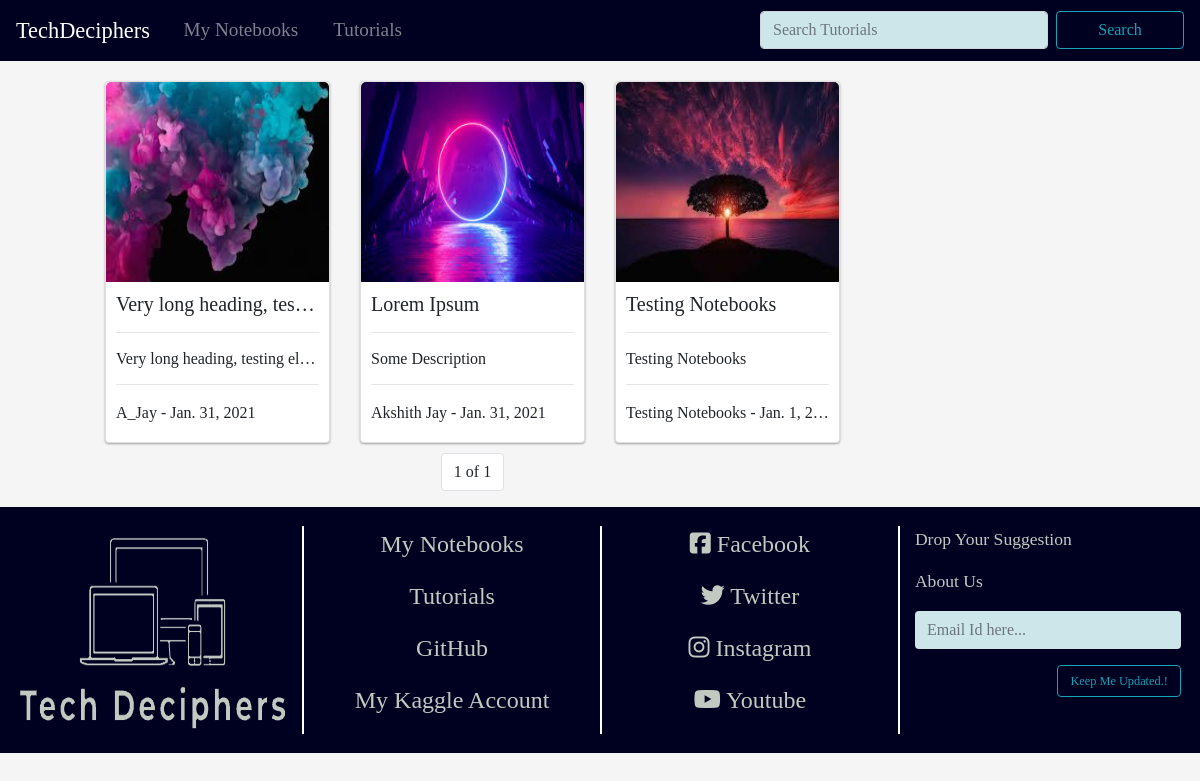
Page /my_notebooks/ on the earlier database version.
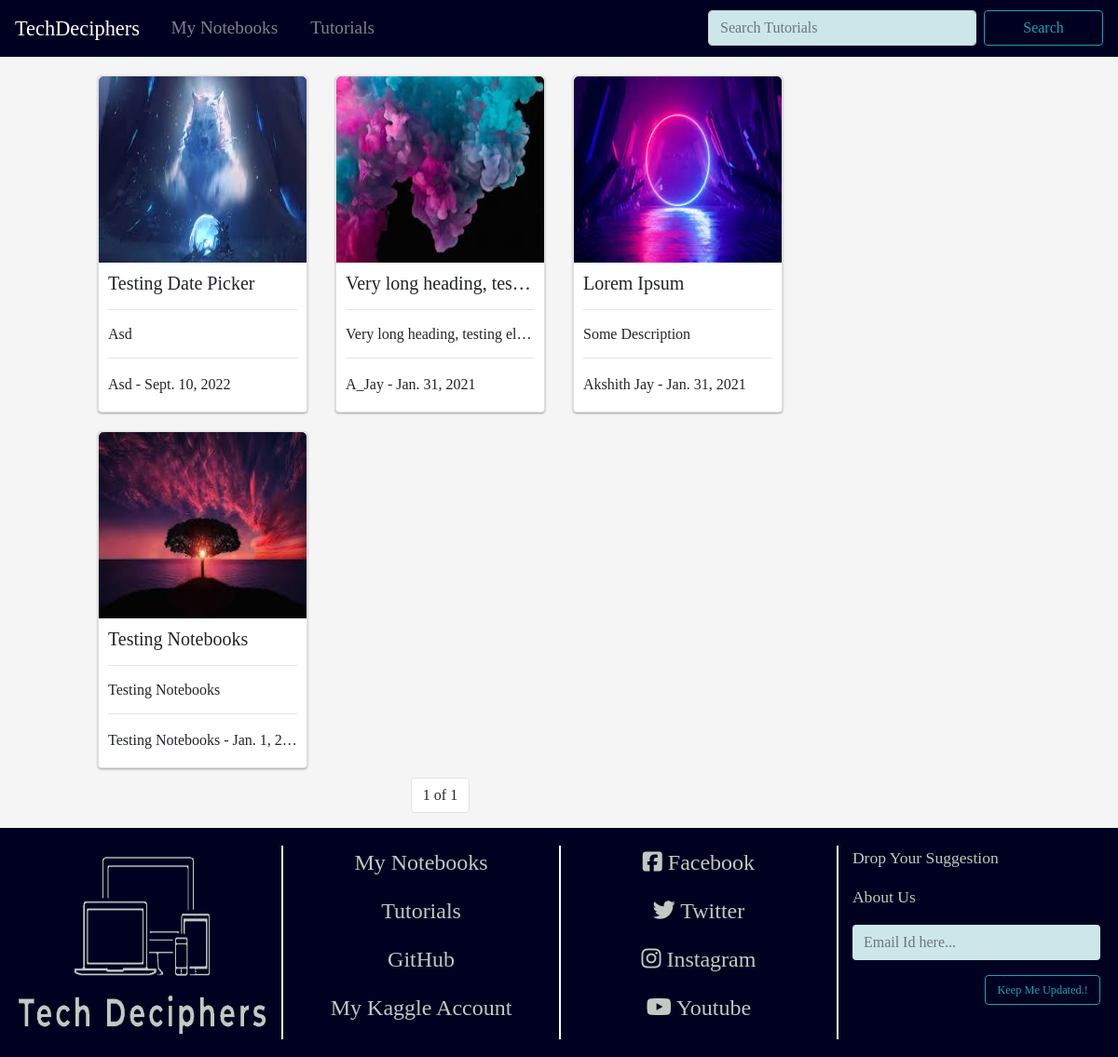
Same page on the later database version.
### Notebooks/models.py (models this page shows, shortened)
class Notebook(models.Model):
    notebook_id = models.AutoField(primary_key=True)
    notebook_image = models.ImageField(upload_to='Notebooks', blank=True, null=True)
    heading = models.CharField(max_length=200)
    description = models.CharField(max_length=200)
    content = models.TextField()
    postAuthor = models.CharField(max_length=40)
    postPublishDate = models.DateField()
    isPublished = models.BooleanField(default = False)

### Notebooks/views.py (the view)
# urls.py: path('', views.index, name='index'),
def index(request):
    notebooks = Notebook.objects.filter(isPublished = True).order_by('-postPublishDate')
    paginator = Paginator(notebooks, 9)
    page_number = request.GET.get('page')
    page_obj = paginator.get_page(page_number)
    notebooksDictionary = {'page_obj' : page_obj}
    return render(request, 'Notebooks/notebooks.html', notebooksDictionary)

### Templates/Notebooks/notebooks.html (shortened to what this page needs)
<!DOCTYPE html>
{% load static %}
<html lang="en" dir="ltr">
  <head>
    {% include "CommonTemplates/CommonImports/allImports.html" %}
    <link rel="stylesheet" href="{% static "Notebooks/Css/notebooks.css" %}">
  </head>
  <body style='background-color: #f5f5f5'>
    {% include "CommonTemplates/NavigationBar/navigationBar.html" %}
    <div class="container">
      <div class="row">
        <div class="col-lg-9">
          <div class="row">
            {% if page_obj %}
              {% for notebook in page_obj %}
              <div class="col-sm-6 col-md-4" onclick="openThisArticle('/my_notebooks/get_article_contents/?article_primary_id={{notebook.notebook_id}}');">
                  <div class="card">
                      <div class="image">
                          <img src="{{ notebook.notebook_image.url }}" />
                      </div>
                      <div class="card-inner">
                          <div class="header">
                              <h5 data-toggle="tooltip" data-placement="bottom" title="{{notebook.heading}}">{{ notebook.heading }}</h5><hr>
                              <h6 data-toggle="tooltip" data-placement="bottom" title="{{notebook.description}}">{{notebook.description}}</h6><hr>
                          </div>
                          <div class="content">
                              <p data-toggle="tooltip" data-placement="bottom" title="{{notebook.postAuthor}} - {{notebook.postPublishDate}}">{{notebook.postAuthor}} - {{notebook.postPublishDate}}</p>
                          </div>
                      </div>
                  </div>
              </div>
              {% endfor %}
            {% else %}
              <p>0 Notebooks Found</p>
            {% endif %}
          </div>
          <div style="text-align: center;">
            <nav aria-label="Page navigation example" style="display: inline-block;">
                <ul class="pagination">
                  <li class="page-item"><a class="page-link">{{ page_obj.number }} of {{ page_obj.paginator.num_pages }}</a></li>
                </ul>
            </nav>
         </div>
      </div>
      <div class="col-lg-3">
      </div>
      </div>
    </div>
    {% include "CommonTemplates/Footer/techDeciphersFooter.html" %}
  </body>
</html>

### Templates/CommonTemplates/CommonImports/allImports.html (shortened to what this page needs)
<!DOCTYPE html>
{% load static %}
<link href="https://cdn.jsdelivr.net/npm/summernote@0.8.18/dist/summernote.min.css" rel="stylesheet">
<link rel="stylesheet" href="https://stackpath.bootstrapcdn.com/bootstrap/4.5.0/css/bootstrap.min.css">

### Templates/CommonTemplates/NavigationBar/navigationBar.html (shortened to what this page needs)
<!DOCTYPE html>
{% load static %}
<div class='jayNavigationBar'>
  <nav class="navbar navbar-expand-lg navbar-dark bg-dark">
      <a class="navbar-brand" href="{% url 'Home:index' %}">TechDeciphers</a>
      <div class="collapse navbar-collapse" id="navbarSupportedContent">
          <ul class="navbar-nav mr-auto">
            <li class="nav-item"><a class="nav-link" href="{% url 'Notebooks:index' %}">My Notebooks</a></li>
            <li class="nav-item"><a class="nav-link" href="{% url 'Tutorials:index' %}">Tutorials</a></li>
          </ul>
          <div class="form-inline my-2 my-lg-0">
            <input class="form-control mr-sm-2 navigationSearchBar" type="search" id="search_article_name" placeholder="Search Tutorials" aria-label="Search">
            <button class="btn btn-outline-info my-2 my-sm-0 navigationSearchBtn" type="button" onclick="searchArticles();">Search</button>
          </div>
      </div>
  </nav>
</div>
<link rel="stylesheet" href="{% static "CommonTemplates/NavigationBar/navigationBar.css" %}">

### Templates/CommonTemplates/Footer/techDeciphersFooter.html (shortened to what this page needs)
<!DOCTYPE html>
{% load static %}
<div class="footer forLargeScreen">
    <div class="row">
      <div class="col-lg-3">
            <img src="{% static "CommonTemplates/Footer/TechDeciphersLogo.png" %}" alt="TechDecipher">
      </div>
      <div class="col-lg-3 socialMediaLinks">
          <p><a href="{% url 'Notebooks:index' %}"><span>My Notebooks</span></a></p>
          <p><a href="{% url 'Tutorials:index' %}"><span>Tutorials</span></a></p>
          <p><a href="https://github.com/sprakshith/DataScienceNotebooks" target="_blank"><span>GitHub</span></a></p>
          <p><a href="https://www.kaggle.com/sprakshith" target="_blank"><span>My Kaggle Account</span></a></p>
      </div>
      <div class="col-lg-3 socialMediaLinks">
          <p><a href="https://www.facebook.com/techDeciphers/" target="_blank"><span id='facebook'><i class="fa fa-facebook-square" aria-hidden="true"></i></span> Facebook</a></p>
          <p><a href="https://twitter.com/tech_decipher/" target="_blank"><span id='twitter'><i class="fa fa-twitter" aria-hidden="true"></i></span> Twitter</a></p>
          <p><a href="https://www.instagram.com/tech_deciphers/" target="_blank"><span id='instagram'><i class="fa fa-instagram" aria-hidden="true"></i></span> Instagram</a></p>
          <p><a href="https://youtube.com" target="_blank"><span id='youtube'><i class="fa fa-youtube" aria-hidden="true"></i></span> Youtube</a></p>
      </div>
      <div class="col-lg-3" id="footer-right-3">
        <p id='dropSuggestion'><a href="javascript:void(0)">Drop Your Suggestion</a></p>
        <p id='moreAboutUs'><a href="{% url 'Home:aboutUsPage' %}">About Us</a></p>
        <p id='stayConnected'><input class='form-control' type="text" placeholder="Email Id here..."> </p>
        <button type="submit" id='keepMeUpdatedBtn' class='btn btn-outline-info my-2 my-sm-0 updateMeBtn'>Keep Me Updated.!</button>
      </div>
    </div>
</div>
  {% include "CommonTemplates/Modals/dropSuggestion.html" %}
  {% include "CommonTemplates/Modals/supportUs.html" %}
<link rel="stylesheet" href="{% static "CommonTemplates/Footer/techDeciphersFooter.css" %}">

### Templates/CommonTemplates/Modals/dropSuggestion.html (shortened to what this page needs)
<!DOCTYPE html>
{% load static %}

### Templates/CommonTemplates/Modals/supportUs.html (shortened to what this page needs)
<!DOCTYPE html>
{% load static %}

### StaticFiles/Notebooks/Css/notebooks.css (style rules this page uses)
.card { box-shadow: 0 1px 3px rgba(0,0,0,0.12), 0 1px 2px rgba(0,0,0,0.24); transition: all 0.2s ease-in-out; box-sizing: border-box; margin-top:10px; margin-bottom:10px; background-color:#FFF; cursor: pointer; }
.card .card-inner { padding:10px; height: 160px; }
.card .header h5, h6 { margin-bottom: 0px; margin-top:0px; white-space: nowrap; text-overflow: ellipsis; overflow: hidden; }
.card .header { margin-bottom:5px; }
.card .content p { white-space: nowrap; text-overflow: ellipsis; overflow: hidden; }
.card img { border-top-left-radius: 5px; border-top-right-radius: 5px; height: 200px; width:100%; }

### StaticFiles/CommonTemplates/NavigationBar/navigationBar.css (style rules this page uses)
.jayNavigationBar .navbar .navbar-brand { font-size: 140%; }
.jayNavigationBar nav.navbar { width: 100%; }
.jayNavigationBar .navbar ul.navbar-nav li a { font-size: 120%; margin-left: 0.5em; margin-right: 0.5em; }
.bg-dark { background-color: #000020 !important; }
.navigationSearchBar { width: 18em !important; background-color: #cce6e9; }
.navigationSearchBtn { width: 8em; }

### StaticFiles/CommonTemplates/Footer/techDeciphersFooter.css (style rules this page uses)
.footer .row .col-lg-3 img { height: 95%; width: 90%; position: absolute; top: 0.5em; left: 0.8em; }
.footer { background-color: #000020; color: #c1c9c1; padding: 1.2em; }
.footer .row .col-lg-3 { position: relative; }
.socialMediaLinks { font-size: 1.5em; color: #c1c9c1; text-align: center; border-left: 2px solid white; }
.socialMediaLinks a { color: #c1c9c1; }
#footer-right-3 { font-size: 1.1em; border-left: 2px solid white; }
#footer-right-3 a { color: #c1c9c1; }
#stayConnected .form-control { border: 0px; background-color : #cce6e9; color: black; }
.updateMeBtn { float:right; font-size: 0.7em; }

### Templates/CommonTemplates/CommonImports/allImports.html (style rules this page uses)
body { background-color: #f5f5f5; font-family: 'Arvo', serif; }
.container { max-width: 85%; margin-top: 10px; }

Differences in the rows shown:
added Notebook: notebook_image (picture), heading "Testing Date Picker", description "Asd", postAuthor "Asd", postPublishDate "Sept. 10, 2022"
